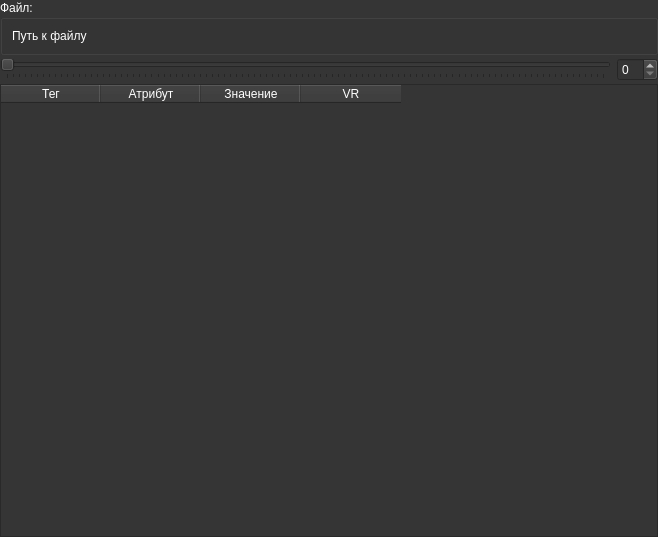
<?xml version="1.0" encoding="UTF-8"?>
<ui version="4.0">
 <class>SliceMetadata</class>
 <widget class="QWidget" name="SliceMetadata">
  <property name="geometry">
   <rect>
    <x>0</x>
    <y>0</y>
    <width>658</width>
    <height>537</height>
   </rect>
  </property>
  <property name="palette">
   <palette>
    <active>
     <colorrole role="WindowText">
      <brush brushstyle="SolidPattern">
       <color alpha="255">
        <red>255</red>
        <green>255</green>
        <blue>255</blue>
       </color>
      </brush>
     </colorrole>
     <colorrole role="Button">
      <brush brushstyle="SolidPattern">
       <color alpha="255">
        <red>53</red>
        <green>53</green>
        <blue>53</blue>
       </color>
      </brush>
     </colorrole>
     <colorrole role="Light">
      <brush brushstyle="SolidPattern">
       <color alpha="255">
        <red>53</red>
        <green>53</green>
        <blue>53</blue>
       </color>
      </brush>
     </colorrole>
     <colorrole role="Midlight">
      <brush brushstyle="SolidPattern">
       <color alpha="255">
        <red>53</red>
        <green>53</green>
        <blue>53</blue>
       </color>
      </brush>
     </colorrole>
     <colorrole role="Dark">
      <brush brushstyle="SolidPattern">
       <color alpha="255">
        <red>98</red>
        <green>98</green>
        <blue>98</blue>
       </color>
      </brush>
     </colorrole>
     <colorrole role="Mid">
      <brush brushstyle="SolidPattern">
       <color alpha="255">
        <red>154</red>
        <green>154</green>
        <blue>154</blue>
       </color>
      </brush>
     </colorrole>
     <colorrole role="Text">
      <brush brushstyle="SolidPattern">
       <color alpha="255">
        <red>255</red>
        <green>255</green>
        <blue>255</blue>
       </color>
      </brush>
     </colorrole>
     <colorrole role="BrightText">
      <brush brushstyle="SolidPattern">
       <color alpha="255">
        <red>255</red>
        <green>255</green>
        <blue>255</blue>
       </color>
      </brush>
     </colorrole>
     <colorrole role="ButtonText">
      <brush brushstyle="SolidPattern">
       <color alpha="255">
        <red>255</red>
        <green>255</green>
        <blue>255</blue>
       </color>
      </brush>
     </colorrole>
     <colorrole role="Base">
      <brush brushstyle="SolidPattern">
       <color alpha="255">
        <red>53</red>
        <green>53</green>
        <blue>53</blue>
       </color>
      </brush>
     </colorrole>
     <colorrole role="Window">
      <brush brushstyle="SolidPattern">
       <color alpha="255">
        <red>53</red>
        <green>53</green>
        <blue>53</blue>
       </color>
      </brush>
     </colorrole>
     <colorrole role="Shadow">
      <brush brushstyle="SolidPattern">
       <color alpha="255">
        <red>53</red>
        <green>53</green>
        <blue>53</blue>
       </color>
      </brush>
     </colorrole>
     <colorrole role="Highlight">
      <brush brushstyle="SolidPattern">
       <color alpha="255">
        <red>98</red>
        <green>98</green>
        <blue>98</blue>
       </color>
      </brush>
     </colorrole>
     <colorrole role="HighlightedText">
      <brush brushstyle="SolidPattern">
       <color alpha="255">
        <red>255</red>
        <green>255</green>
        <blue>255</blue>
       </color>
      </brush>
     </colorrole>
     <colorrole role="Link">
      <brush brushstyle="SolidPattern">
       <color alpha="255">
        <red>53</red>
        <green>53</green>
        <blue>53</blue>
       </color>
      </brush>
     </colorrole>
     <colorrole role="LinkVisited">
      <brush brushstyle="SolidPattern">
       <color alpha="255">
        <red>53</red>
        <green>53</green>
        <blue>53</blue>
       </color>
      </brush>
     </colorrole>
     <colorrole role="AlternateBase">
      <brush brushstyle="SolidPattern">
       <color alpha="255">
        <red>53</red>
        <green>53</green>
        <blue>53</blue>
       </color>
      </brush>
     </colorrole>
     <colorrole role="ToolTipBase">
      <brush brushstyle="SolidPattern">
       <color alpha="255">
        <red>255</red>
        <green>255</green>
        <blue>255</blue>
       </color>
      </brush>
     </colorrole>
     <colorrole role="ToolTipText">
      <brush brushstyle="SolidPattern">
       <color alpha="255">
        <red>255</red>
        <green>255</green>
        <blue>255</blue>
       </color>
      </brush>
     </colorrole>
     <colorrole role="PlaceholderText">
      <brush brushstyle="SolidPattern">
       <color alpha="128">
        <red>98</red>
        <green>98</green>
        <blue>98</blue>
       </color>
      </brush>
     </colorrole>
    </active>
    <inactive>
     <colorrole role="WindowText">
      <brush brushstyle="SolidPattern">
       <color alpha="255">
        <red>255</red>
        <green>255</green>
        <blue>255</blue>
       </color>
      </brush>
     </colorrole>
     <colorrole role="Button">
      <brush brushstyle="SolidPattern">
       <color alpha="255">
        <red>53</red>
        <green>53</green>
        <blue>53</blue>
       </color>
      </brush>
     </colorrole>
     <colorrole role="Light">
      <brush brushstyle="SolidPattern">
       <color alpha="255">
        <red>53</red>
        <green>53</green>
        <blue>53</blue>
       </color>
      </brush>
     </colorrole>
     <colorrole role="Midlight">
      <brush brushstyle="SolidPattern">
       <color alpha="255">
        <red>53</red>
        <green>53</green>
        <blue>53</blue>
       </color>
      </brush>
     </colorrole>
     <colorrole role="Dark">
      <brush brushstyle="SolidPattern">
       <color alpha="255">
        <red>98</red>
        <green>98</green>
        <blue>98</blue>
       </color>
      </brush>
     </colorrole>
     <colorrole role="Mid">
      <brush brushstyle="SolidPattern">
       <color alpha="255">
        <red>154</red>
        <green>154</green>
        <blue>154</blue>
       </color>
      </brush>
     </colorrole>
     <colorrole role="Text">
      <brush brushstyle="SolidPattern">
       <color alpha="255">
        <red>255</red>
        <green>255</green>
        <blue>255</blue>
       </color>
      </brush>
     </colorrole>
     <colorrole role="BrightText">
      <brush brushstyle="SolidPattern">
       <color alpha="255">
        <red>255</red>
        <green>255</green>
        <blue>255</blue>
       </color>
      </brush>
     </colorrole>
     <colorrole role="ButtonText">
      <brush brushstyle="SolidPattern">
       <color alpha="255">
        <red>255</red>
        <green>255</green>
        <blue>255</blue>
       </color>
      </brush>
     </colorrole>
     <colorrole role="Base">
      <brush brushstyle="SolidPattern">
       <color alpha="255">
        <red>53</red>
        <green>53</green>
        <blue>53</blue>
       </color>
      </brush>
     </colorrole>
     <colorrole role="Window">
      <brush brushstyle="SolidPattern">
       <color alpha="255">
        <red>53</red>
        <green>53</green>
        <blue>53</blue>
       </color>
      </brush>
     </colorrole>
     <colorrole role="Shadow">
      <brush brushstyle="SolidPattern">
       <color alpha="255">
        <red>53</red>
        <green>53</green>
        <blue>53</blue>
       </color>
      </brush>
     </colorrole>
     <colorrole role="Highlight">
      <brush brushstyle="SolidPattern">
       <color alpha="255">
        <red>98</red>
        <green>98</green>
        <blue>98</blue>
       </color>
      </brush>
     </colorrole>
     <colorrole role="HighlightedText">
      <brush brushstyle="SolidPattern">
       <color alpha="255">
        <red>255</red>
        <green>255</green>
        <blue>255</blue>
       </color>
      </brush>
     </colorrole>
     <colorrole role="Link">
      <brush brushstyle="SolidPattern">
       <color alpha="255">
        <red>53</red>
        <green>53</green>
        <blue>53</blue>
       </color>
      </brush>
     </colorrole>
     <colorrole role="LinkVisited">
      <brush brushstyle="SolidPattern">
       <color alpha="255">
        <red>53</red>
        <green>53</green>
        <blue>53</blue>
       </color>
      </brush>
     </colorrole>
     <colorrole role="AlternateBase">
      <brush brushstyle="SolidPattern">
       <color alpha="255">
        <red>53</red>
        <green>53</green>
        <blue>53</blue>
       </color>
      </brush>
     </colorrole>
     <colorrole role="ToolTipBase">
      <brush brushstyle="SolidPattern">
       <color alpha="255">
        <red>255</red>
        <green>255</green>
        <blue>255</blue>
       </color>
      </brush>
     </colorrole>
     <colorrole role="ToolTipText">
      <brush brushstyle="SolidPattern">
       <color alpha="255">
        <red>255</red>
        <green>255</green>
        <blue>255</blue>
       </color>
      </brush>
     </colorrole>
     <colorrole role="PlaceholderText">
      <brush brushstyle="SolidPattern">
       <color alpha="128">
        <red>98</red>
        <green>98</green>
        <blue>98</blue>
       </color>
      </brush>
     </colorrole>
    </inactive>
    <disabled>
     <colorrole role="WindowText">
      <brush brushstyle="SolidPattern">
       <color alpha="255">
        <red>255</red>
        <green>255</green>
        <blue>255</blue>
       </color>
      </brush>
     </colorrole>
     <colorrole role="Button">
      <brush brushstyle="SolidPattern">
       <color alpha="255">
        <red>53</red>
        <green>53</green>
        <blue>53</blue>
       </color>
      </brush>
     </colorrole>
     <colorrole role="Light">
      <brush brushstyle="SolidPattern">
       <color alpha="255">
        <red>53</red>
        <green>53</green>
        <blue>53</blue>
       </color>
      </brush>
     </colorrole>
     <colorrole role="Midlight">
      <brush brushstyle="SolidPattern">
       <color alpha="255">
        <red>53</red>
        <green>53</green>
        <blue>53</blue>
       </color>
      </brush>
     </colorrole>
     <colorrole role="Dark">
      <brush brushstyle="SolidPattern">
       <color alpha="255">
        <red>98</red>
        <green>98</green>
        <blue>98</blue>
       </color>
      </brush>
     </colorrole>
     <colorrole role="Mid">
      <brush brushstyle="SolidPattern">
       <color alpha="255">
        <red>154</red>
        <green>154</green>
        <blue>154</blue>
       </color>
      </brush>
     </colorrole>
     <colorrole role="Text">
      <brush brushstyle="SolidPattern">
       <color alpha="255">
        <red>255</red>
        <green>255</green>
        <blue>255</blue>
       </color>
      </brush>
     </colorrole>
     <colorrole role="BrightText">
      <brush brushstyle="SolidPattern">
       <color alpha="255">
        <red>255</red>
        <green>255</green>
        <blue>255</blue>
       </color>
      </brush>
     </colorrole>
     <colorrole role="ButtonText">
      <brush brushstyle="SolidPattern">
       <color alpha="255">
        <red>255</red>
        <green>255</green>
        <blue>255</blue>
       </color>
      </brush>
     </colorrole>
     <colorrole role="Base">
      <brush brushstyle="SolidPattern">
       <color alpha="255">
        <red>53</red>
        <green>53</green>
        <blue>53</blue>
       </color>
      </brush>
     </colorrole>
     <colorrole role="Window">
      <brush brushstyle="SolidPattern">
       <color alpha="255">
        <red>53</red>
        <green>53</green>
        <blue>53</blue>
       </color>
      </brush>
     </colorrole>
     <colorrole role="Shadow">
      <brush brushstyle="SolidPattern">
       <color alpha="255">
        <red>53</red>
        <green>53</green>
        <blue>53</blue>
       </color>
      </brush>
     </colorrole>
     <colorrole role="Highlight">
      <brush brushstyle="SolidPattern">
       <color alpha="255">
        <red>98</red>
        <green>98</green>
        <blue>98</blue>
       </color>
      </brush>
     </colorrole>
     <colorrole role="HighlightedText">
      <brush brushstyle="SolidPattern">
       <color alpha="255">
        <red>255</red>
        <green>255</green>
        <blue>255</blue>
       </color>
      </brush>
     </colorrole>
     <colorrole role="Link">
      <brush brushstyle="SolidPattern">
       <color alpha="255">
        <red>53</red>
        <green>53</green>
        <blue>53</blue>
       </color>
      </brush>
     </colorrole>
     <colorrole role="LinkVisited">
      <brush brushstyle="SolidPattern">
       <color alpha="255">
        <red>53</red>
        <green>53</green>
        <blue>53</blue>
       </color>
      </brush>
     </colorrole>
     <colorrole role="AlternateBase">
      <brush brushstyle="SolidPattern">
       <color alpha="255">
        <red>53</red>
        <green>53</green>
        <blue>53</blue>
       </color>
      </brush>
     </colorrole>
     <colorrole role="ToolTipBase">
      <brush brushstyle="SolidPattern">
       <color alpha="255">
        <red>255</red>
        <green>255</green>
        <blue>255</blue>
       </color>
      </brush>
     </colorrole>
     <colorrole role="ToolTipText">
      <brush brushstyle="SolidPattern">
       <color alpha="255">
        <red>255</red>
        <green>255</green>
        <blue>255</blue>
       </color>
      </brush>
     </colorrole>
     <colorrole role="PlaceholderText">
      <brush brushstyle="SolidPattern">
       <color alpha="128">
        <red>98</red>
        <green>98</green>
        <blue>98</blue>
       </color>
      </brush>
     </colorrole>
    </disabled>
   </palette>
  </property>
  <property name="windowTitle">
   <string>Form</string>
  </property>
  <layout class="QVBoxLayout" name="verticalLayout">
   <property name="spacing">
    <number>3</number>
   </property>
   <property name="leftMargin">
    <number>0</number>
   </property>
   <property name="topMargin">
    <number>0</number>
   </property>
   <property name="rightMargin">
    <number>0</number>
   </property>
   <property name="bottomMargin">
    <number>0</number>
   </property>
   <item>
    <widget class="QGroupBox" name="groupBox">
     <property name="title">
      <string>Файл:</string>
     </property>
     <layout class="QVBoxLayout" name="verticalLayout_3">
      <item>
       <widget class="QLabel" name="label">
        <property name="text">
         <string>Путь к файлу</string>
        </property>
       </widget>
      </item>
     </layout>
    </widget>
   </item>
   <item>
    <widget class="QWidget" name="widget_2" native="true">
     <property name="sizePolicy">
      <sizepolicy hsizetype="Preferred" vsizetype="Preferred">
       <horstretch>0</horstretch>
       <verstretch>0</verstretch>
      </sizepolicy>
     </property>
     <layout class="QHBoxLayout" name="horizontalLayout">
      <property name="leftMargin">
       <number>0</number>
      </property>
      <property name="topMargin">
       <number>0</number>
      </property>
      <property name="rightMargin">
       <number>0</number>
      </property>
      <property name="bottomMargin">
       <number>0</number>
      </property>
      <item>
       <widget class="QSlider" name="horizontalSlider">
        <property name="orientation">
         <enum>Qt::Horizontal</enum>
        </property>
        <property name="tickPosition">
         <enum>QSlider::TicksBelow</enum>
        </property>
       </widget>
      </item>
      <item>
       <widget class="QSpinBox" name="spinBox"/>
      </item>
     </layout>
    </widget>
   </item>
   <item>
    <widget class="QWidget" name="widget" native="true">
     <property name="sizePolicy">
      <sizepolicy hsizetype="Preferred" vsizetype="Expanding">
       <horstretch>0</horstretch>
       <verstretch>0</verstretch>
      </sizepolicy>
     </property>
     <layout class="QVBoxLayout" name="verticalLayout_2">
      <property name="spacing">
       <number>3</number>
      </property>
      <property name="leftMargin">
       <number>0</number>
      </property>
      <property name="topMargin">
       <number>0</number>
      </property>
      <property name="rightMargin">
       <number>0</number>
      </property>
      <property name="bottomMargin">
       <number>0</number>
      </property>
      <item>
       <widget class="QTableWidget" name="tableWidget">
        <property name="editTriggers">
         <set>QAbstractItemView::NoEditTriggers</set>
        </property>
        <property name="alternatingRowColors">
         <bool>true</bool>
        </property>
        <attribute name="verticalHeaderVisible">
         <bool>false</bool>
        </attribute>
        <column>
         <property name="text">
          <string>Тег</string>
         </property>
        </column>
        <column>
         <property name="text">
          <string>Атрибут</string>
         </property>
        </column>
        <column>
         <property name="text">
          <string>Значение</string>
         </property>
        </column>
        <column>
         <property name="text">
          <string>VR</string>
         </property>
        </column>
       </widget>
      </item>
     </layout>
    </widget>
   </item>
  </layout>
 </widget>
 <resources/>
 <connections/>
</ui>
